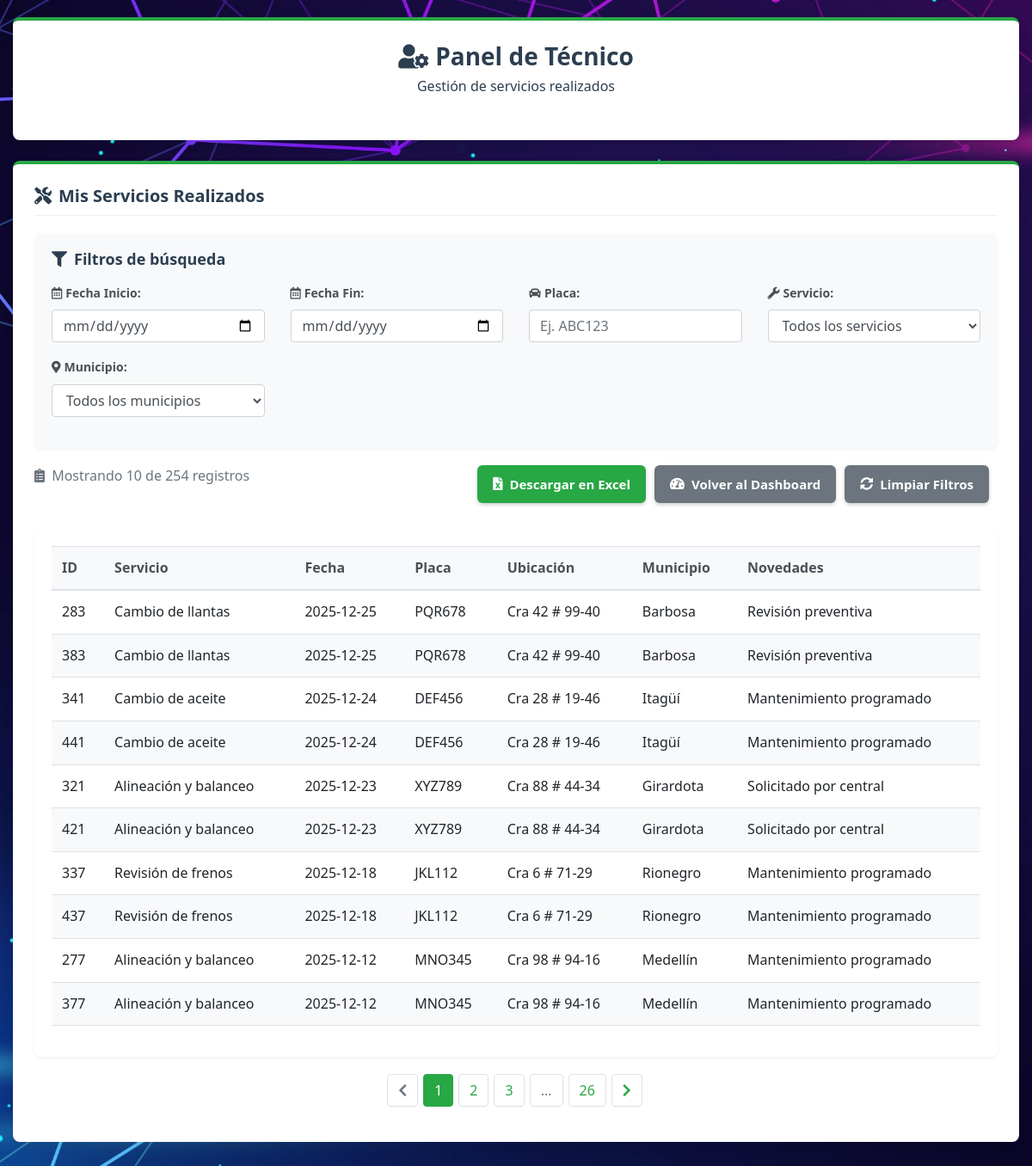
/consulta_general_tecnico.php (signed in), run on an earlier commit of the app's database.
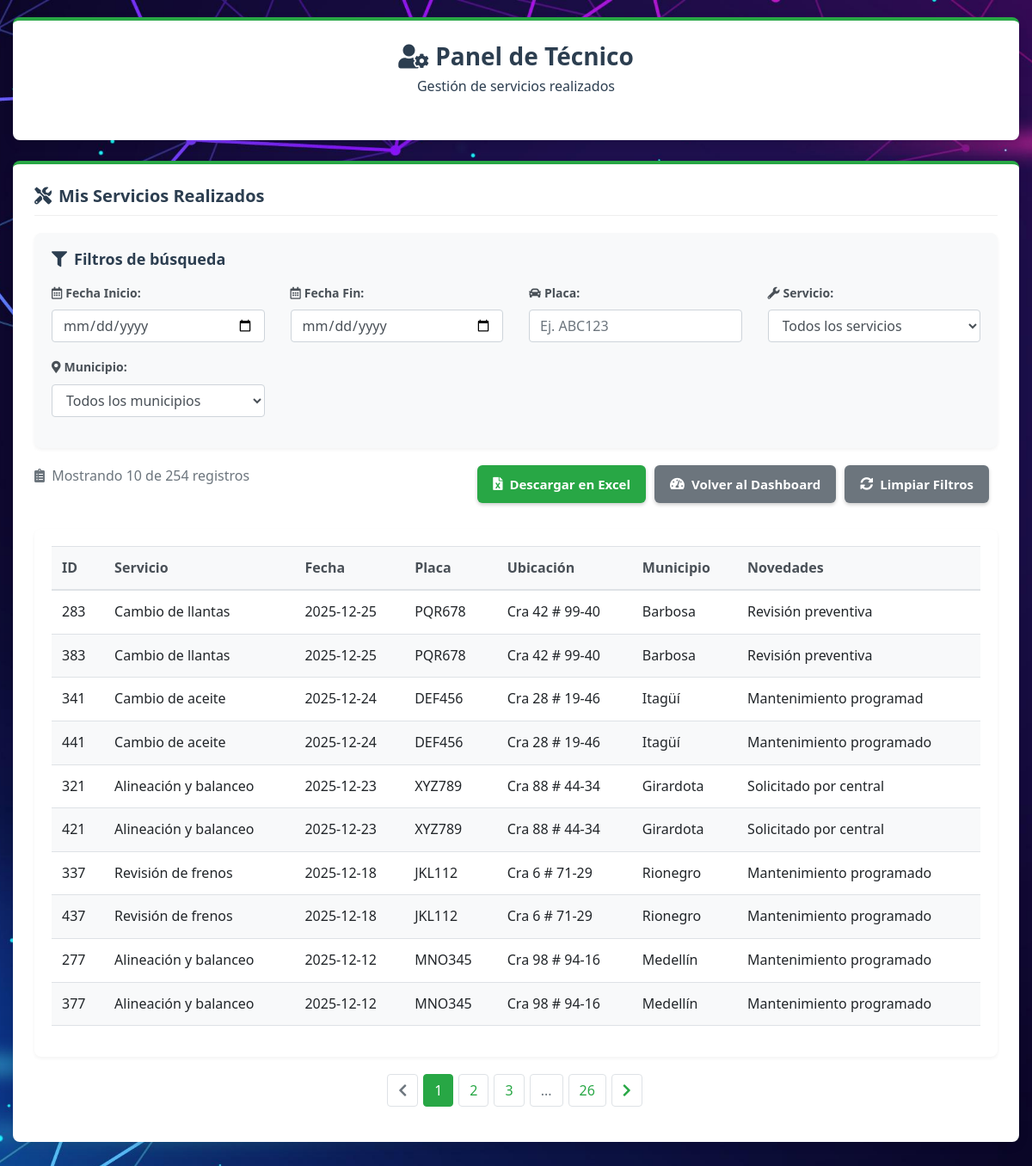
And on a later commit of the database.
### tables this page shows
CREATE TABLE `servicios_realizados` (
  `Servicio_Realizado_id` int(11) NOT NULL,
  `Cedula_Empleado_id_Servicios_Realizados` int(11) DEFAULT NULL,
  `Vehiculo_id_Servicios_Realizados` varchar(20) DEFAULT NULL,
  `Servicio_id_Servicios_Realizados` int(11) DEFAULT NULL,
  `Fecha` date DEFAULT NULL,
  `municipio` int(11) DEFAULT 11,
  `Ubicación` varchar(255) DEFAULT NULL,
  `Novedades` text DEFAULT NULL,
  `Fotos` text DEFAULT NULL,
  `Detalle_Servicio` text DEFAULT NULL,
  `Custodia_Servicio` text DEFAULT NULL,
  `Facturación_Separada` tinyint(1) DEFAULT NULL
);

CREATE TABLE `servicios` (
  `Servicio_id` int(11) NOT NULL,
  `Nombre_Servicio` varchar(100) NOT NULL,
  `Descripción` varchar(255) DEFAULT NULL
);

CREATE TABLE `municipios` (
  `id` int(11) NOT NULL,
  `nombre` varchar(100) NOT NULL
);

### consulta_general_tecnico.php (the view, shortened to what the changed rows need)
<?php
$cedula_tecnico = $_SESSION['cedula'];
$host = "localhost";
$user = "root";
$password = "";
$database = "vial_servi";
$conn = new mysqli($host, $user, $password, $database);
$registros_por_pagina = 10;
$pagina_actual = isset($_GET['pagina']) ? intval($_GET['pagina']) : 1;
$offset = ($pagina_actual - 1) * $registros_por_pagina;
$sql = "
    SELECT
        sr.Servicio_Realizado_id,
        s.Nombre_Servicio,
        s.Descripción,
        sr.Fecha,
        sr.Ubicación,
        m.nombre AS Municipio,
        sr.Vehiculo_id_Servicios_Realizados AS Placa,
        sr.Novedades,
        sr.Detalle_Servicio,
        sr.Custodia_Servicio
    FROM servicios_realizados sr
    LEFT JOIN servicios s ON sr.Servicio_id_Servicios_Realizados = s.Servicio_id
    LEFT JOIN municipios m ON sr.municipio = m.id
    WHERE sr.Cedula_Empleado_id_Servicios_Realizados = ?
";
$params = [$cedula_tecnico];
$param_types = "i";
$sql .= " ORDER BY sr.Fecha DESC LIMIT ? OFFSET ?";
$params[] = $registros_por_pagina;
$params[] = $offset;
$param_types .= "ii";
$stmt = $conn->prepare($sql);
$stmt->bind_param($param_types, ...$params);
$stmt->execute();
$result = $stmt->get_result();
?>
<!DOCTYPE html>
<html lang="es">
<head>
    <link rel="stylesheet" href="https://cdnjs.cloudflare.com/ajax/libs/bootstrap/4.6.2/css/bootstrap.min.css">
    <link rel="stylesheet" href="https://cdnjs.cloudflare.com/ajax/libs/font-awesome/5.15.4/css/all.min.css">
</head>
<body>
    <div class="container">
        <div class="dashboard-card mb-4">
            <div class="dashboard-header text-center">
                <h1 class="dashboard-title" style="color: var(--secondary-color); text-shadow: none;">
                    <i class="fas fa-user-cog mr-2"></i>Panel de Técnico
                </h1>
            </div>
        </div>
        <div class="dashboard-card">
            <div class="table-container table-responsive">
                <?php
                if ($result->num_rows > 0) {
                    echo "<table class='table table-hover'>";
                    echo "<thead><tr>
                            <th>ID</th>
                            <th>Servicio</th>
                            <th>Fecha</th>
                            <th>Placa</th>
                            <th>Ubicación</th>
                            <th>Municipio</th>
                            <th>Novedades</th>
                            </tr></thead><tbody>";
                    while ($row = $result->fetch_assoc()) {
                        echo "<tr>
                                <td>" . htmlspecialchars($row['Servicio_Realizado_id']) . "</td>
                                <td>" . htmlspecialchars($row['Nombre_Servicio']) . "</td>
                                <td>" . htmlspecialchars($row['Fecha']) . "</td>
                                <td>" . htmlspecialchars($row['Placa']) . "</td>
                                <td>" . htmlspecialchars($row['Ubicación']) . "</td>
                                <td>" . htmlspecialchars($row['Municipio']) . "</td>
                                <td>" . htmlspecialchars($row['Novedades']) . "</td>
                              </tr>";
                    }
                    echo "</tbody></table>";
                } else {
                    echo "<div class='no-results'>
                            <i class='fas fa-search fa-3x mb-3'></i>
                            <p>No se encontraron servicios realizados con los filtros aplicados.</p>
                            <a href='consulta_general_tecnico.php' class='btn btn-outline-secondary mt-3'><i class='fas fa-sync-alt mr-2'></i>Limpiar filtros</a>
                          </div>";
                }
                ?>
            </div>
        </div>
    </div>
</body>
</html>

What changed in the data, as far as the page shows it:
changed servicios_realizados id 341: Novedades "Mantenimiento programado" → "Mantenimiento programad"
